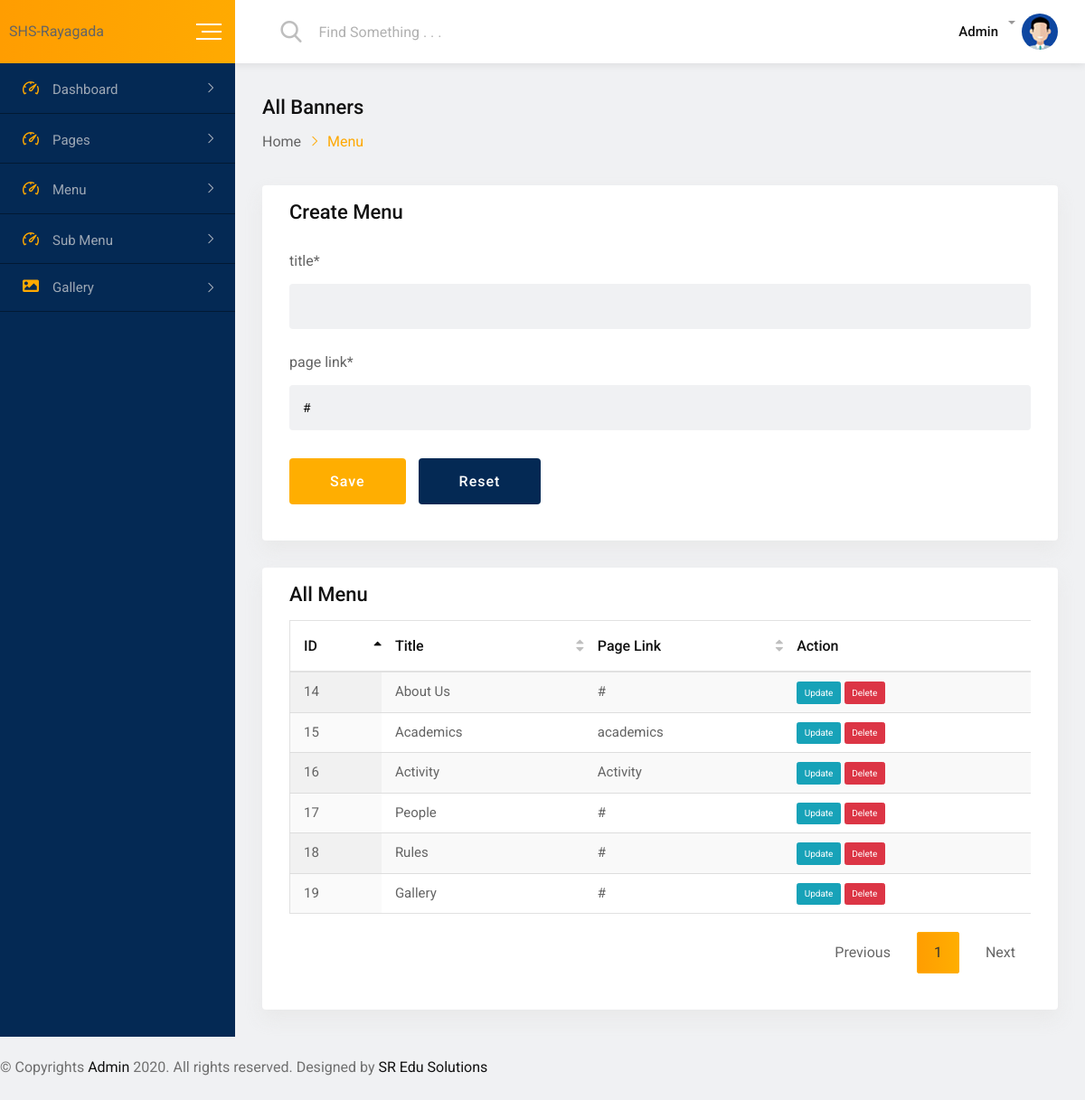
/admin/menu.php, run on the app's committed database.
### tables this page shows
CREATE TABLE `menu` (
  `id` int(11) NOT NULL,
  `title` varchar(255) NOT NULL,
  `page_link` varchar(255) NOT NULL DEFAULT '#',
  `status` int(11) NOT NULL
);

### admin/inc/Functions.php (called while the page is built, shortened)
<?php
class Functions{
    function getAllTableData($tableName,$db){
        $sql = "SELECT * FROM $tableName" ;
        return $db->query($sql);
    }
}
?>

### admin/menu.php (the view, shortened to what this page needs)
<?php
require_once('./inc/header.php');
require_once('./inc/Functions.php');
$pageLink = 'menu.php';
try {
  $database = new Connection();
  $db = $database->openConnection();
   $getData = new Functions();
   $data = $getData->getAllTableData('menu',$db);
} catch (PDOException $e) {
    echo "There is some problem in connection: " . $e->getMessage();
}
?>
<div id="wrapper" class="wrapper bg-ash">
    <?php include "./inc/topheader.php"; ?>
    <div class="dashboard-page-one">
        <?php include "./inc/sidebar-menu.php"; ?>
        <div class="dashboard-content-one">
            <div class="breadcrumbs-area">
                <h3>All Banners</h3>
                <ul>
                    <li>
                        <a href="#">Home</a>
                    </li>
                    <li>Menu</li>
                </ul>
            </div>
            <div class="row">
                <div class="col-4-xxxl col-12">
                    <div class="card height-auto">
                        <div class="card-body">
                            <div class="heading-layout1">
                                <div class="item-title">
                                    <h3>Create Menu</h3>
                                </div>
                            </div>
                            <form class="new-added-form" method="post" enctype="multipart/form-data">
                                <div class="row">
                                    <div class="col-12-xxxl col-lg-12 col-12 form-group">
                                        <label>title*</label>
                                        <input type="text" name="title" placeholder="" value="<?= !empty($title)?$title:"" ?>" class="form-control">
                                    </div>
                                    <div class="col-12-xxxl col-lg-12 col-12 form-group">
                                        <label>page link*</label>
                                        <input type="text" name="page_link" class="form-control" id="page_link" placeholder="page link" value="<?= !empty($page_link)?$page_link:"#" ?>">
                                    </div>
                                    <div class="col-12 form-group mg-t-8">
                                        <button type="submit" name="submit" class="btn-fill-lg btn-gradient-yellow btn-hover-bluedark">Save</button>
                                        <button type="reset" class="btn-fill-lg bg-blue-dark btn-hover-yellow">Reset</button>
                                    </div>
                                </div>
                            </form>
                        </div>
                    </div>
                </div>
                <div class="col-8-xxxl col-12">
                    <div class="card height-auto">
                        <div class="card-body">
                            <div class="heading-layout1">
                                <div class="item-title">
                                    <h3>All Menu</h3>
                                </div>
                            </div>
                        <div class="table-responsive">
                        <table class="table display data-table text-nowrap">
                                       <thead>
						  <tr>
                            <th>ID</th>
							<th>Title</th>
							<th>Page Link</th>
							<th>Action</th>
						  </tr>
						</thead>
						<tbody>
  <?php if(!empty($data)){
    foreach($data as $data_of_menu){
    ?>
<tr>
<td><?= $data_of_menu['id'] ?></td>
<td><?= $data_of_menu['title'] ?></td>
<td><?= $data_of_menu['page_link'] ?></td>
<td><a type='button' name='update' class='btn btn-info' href=<?= $pageLink ?>?update=<?= $data_of_menu['id'] ?>>Update</a>
<a type='button'  class='btn btn-danger' href=<?= $pageLink ?>?delete=<?= $data_of_menu['id'] ?>>Delete</a></td>
                                </tr>
    <?php } } ?>
						</tbody>
                                    </table>
                            </div>
                        </div>
                    </div>
                </div>
            </div>
        </div>
    </div>
    <?php include "./inc/copy_write.php"; ?>
</div>
<?php
require_once('./inc/footer.php');
?>

### admin/inc/header.php (shortened to what this page needs)
<!doctype html>
<html class="no-js" lang="">
<head>
    <link rel="stylesheet" href="css/normalize.css">
    <link rel="stylesheet" href="css/main.css">
    <link rel="stylesheet" href="css/bootstrap.min.css">
    <link rel="stylesheet" href="css/all.min.css">
    <link rel="stylesheet" href="fonts/flaticon.css">
    <link rel="stylesheet" href="css/animate.min.css">
    <link rel="stylesheet" href="css/select2.min.css">
    <link rel="stylesheet" href="css/jquery.dataTables.min.css">
    <link rel="stylesheet" href="style.css">
	<link href="https://cdnjs.cloudflare.com/ajax/libs/dropzone/4.0.1/min/dropzone.min.css" rel="stylesheet">
</head>
<body>

### admin/inc/topheader.php (shortened to what this page needs)
<div class="navbar navbar-expand-md header-menu-one bg-light">
           <div class="nav-bar-header-one">
               <div class="header-logo">
      SHS-Rayagada
               </div>
                <div class="toggle-button sidebar-toggle">
                   <button type="button" class="item-link">
                       <span class="btn-icon-wrap">
                           <span></span>
                           <span></span>
                           <span></span>
                       </span>
                   </button>
               </div>
           </div>
           <div class="header-main-menu collapse navbar-collapse" id="mobile-navbar">
               <ul class="navbar-nav">
                   <li class="navbar-item header-search-bar">
                       <div class="input-group stylish-input-group">
                           <span class="input-group-addon">
                               <button type="submit">
                                   <span class="flaticon-search" aria-hidden="true"></span>
                               </button>
                           </span>
                           <input type="text" class="form-control" placeholder="Find Something . . .">
                       </div>
                   </li>
               </ul>
               <ul class="navbar-nav">
                   <li class="navbar-item dropdown header-admin">
                       <a class="navbar-nav-link dropdown-toggle" href="#" role="button" data-toggle="dropdown"
                           aria-expanded="false">
                           <div class="admin-title">
                               <h5 class="item-title">Admin</h5>
                           </div>
                           <div class="admin-img">
                               <img src="img/figure/admin.jpg" alt="Admin">
                           </div>
                       </a>
                   </li>
               </ul>
           </div>
       </div>

### admin/inc/sidebar-menu.php (shortened to what this page needs)
<div class="sidebar-main sidebar-menu-one sidebar-expand-md sidebar-color" >
                <div class="sidebar-menu-content" style="height:100%;">
                    <ul class="nav nav-sidebar-menu sidebar-toggle-view"  >
                     <li class="nav-item sidebar-nav-item">
                            <a href="dashboard.php" class="nav-link"><i class="flaticon-dashboard"></i><span>Dashboard</span></a>
                        </li>
                        <li class="nav-item sidebar-nav-item">
                            <a href="pages.php" class="nav-link"><i class="flaticon-dashboard"></i><span>Pages</span></a>
                        </li>
                        <li class="nav-item sidebar-nav-item">
                            <a href="menu.php" class="nav-link"><i class="flaticon-dashboard"></i><span>Menu</span></a>
                        </li>
                        <li class="nav-item sidebar-nav-item">
                            <a href="sub-menu.php" class="nav-link"><i class="flaticon-dashboard"></i><span>Sub Menu</span></a>
                        </li>
                       <li class="nav-item sidebar-nav-item">
                            <a href="#" class="nav-link"><i class="fa fa-image"></i><span>Gallery</span></a>
                        </li>
                    </ul>
                </div>
            </div>

### admin/inc/copy_write.php
<footer class="footer-wrap-layout1">
                    <div class="copyright">© Copyrights <a href="#">Admin</a> 2020. All rights reserved. Designed by <a
                            href="#">SR Edu Solutions</a></div>
                </footer>

### admin/inc/footer.php (shortened to what this page needs)
</body>
</html>

### admin/css/main.css (style rules this page uses)
html { color: #222; font-size: 1em; line-height: 1.4; }
audio, canvas, iframe, img, svg, video { vertical-align: middle; }

### data on the page
menu: id "14", title "About Us", page_link "#"
menu: id "15", title "Academics", page_link "academics"
menu: id "16", title "Activity", page_link "Activity"
menu: id "17", title "People", page_link "#"
menu: id "18", title "Rules", page_link "#"
menu: id "19", title "Gallery", page_link "#"
